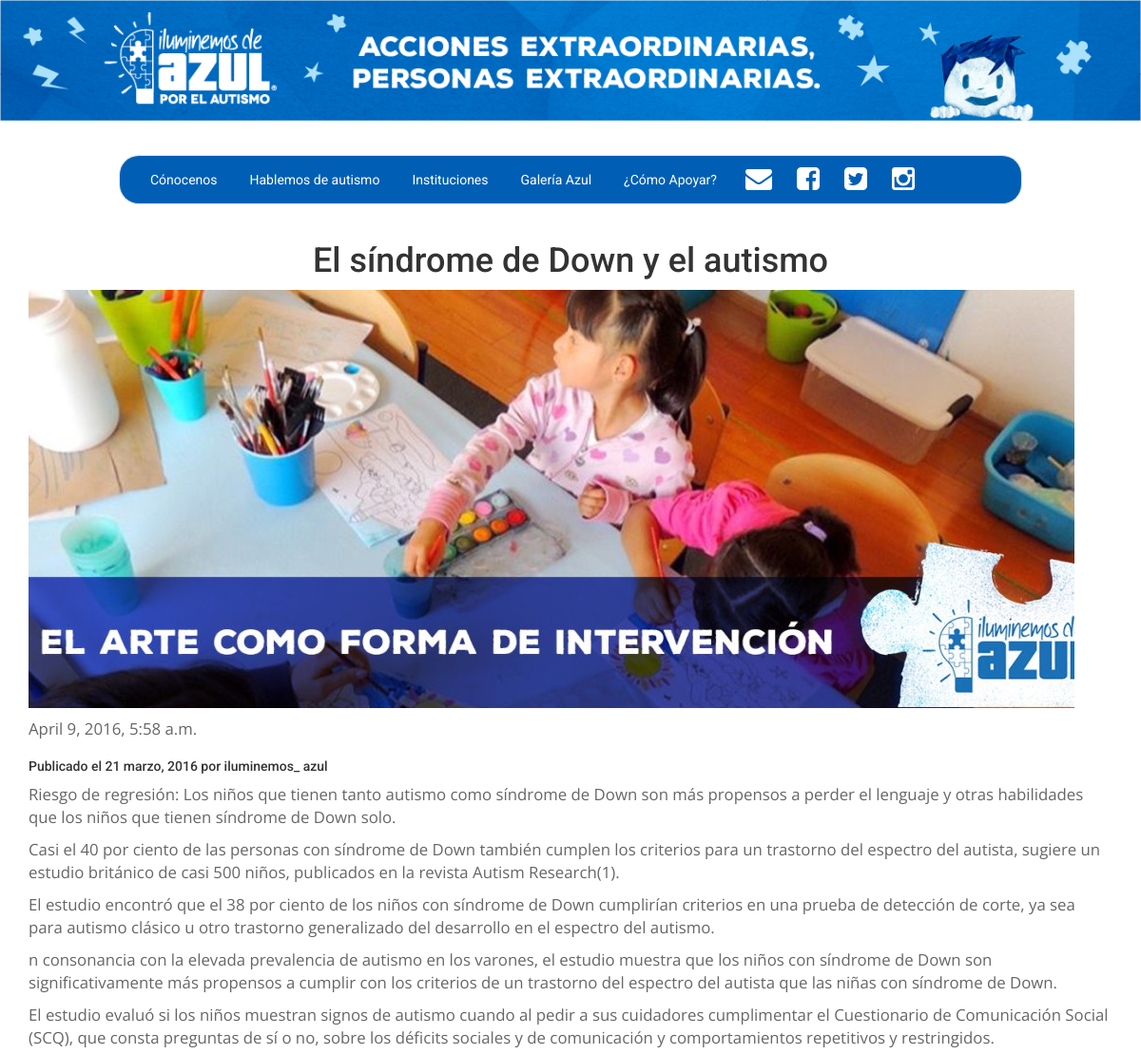
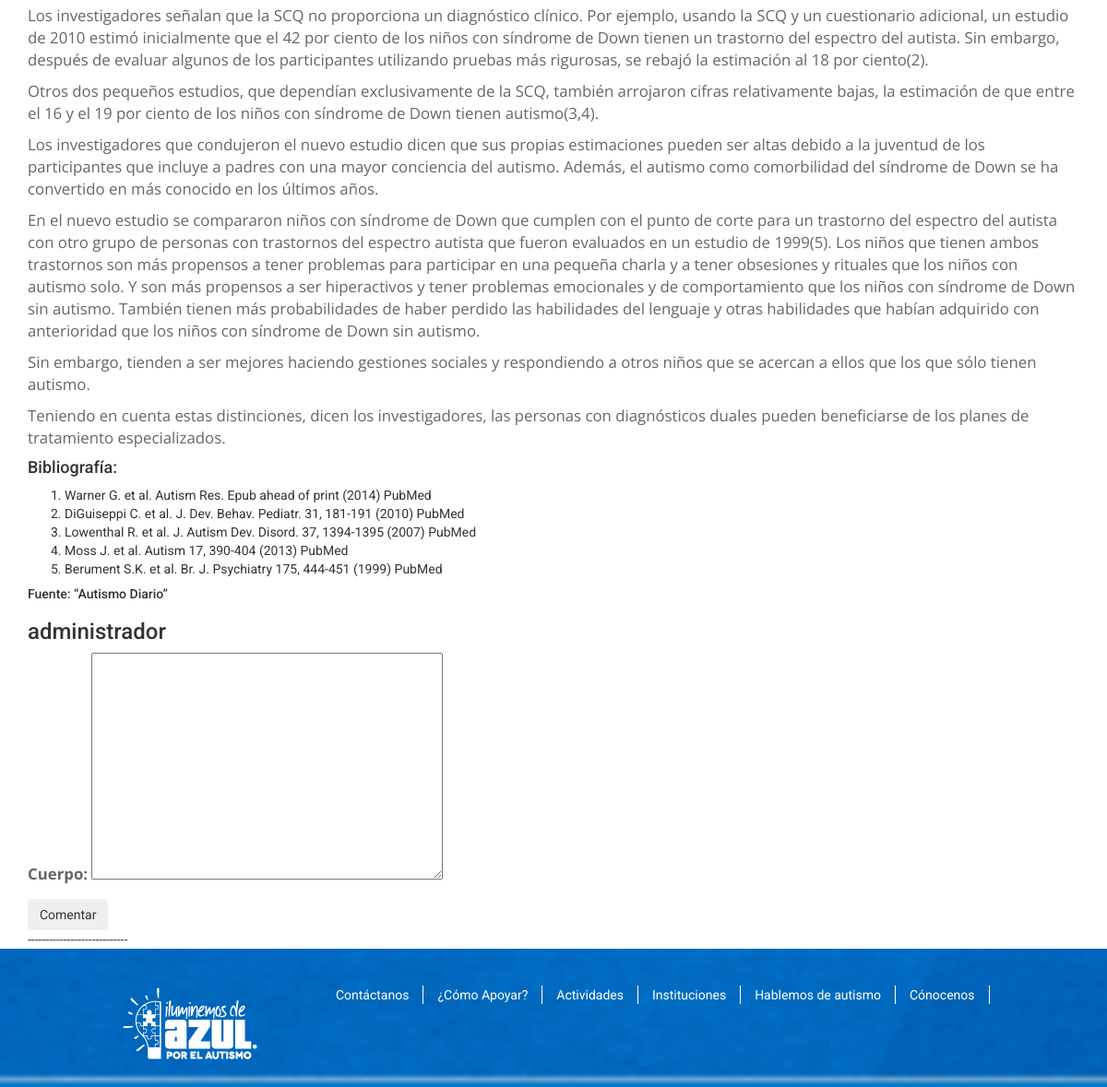
The app's page /posts/detalle4 with its own data (2 pictures, top to bottom).
### posts/models.py (models this page shows, shortened)
class Post(models.Model):
	titulo=models.CharField(max_length=50)
	slug=models.SlugField(max_length=50, blank=True,null=True)
	resume=models.TextField(blank=True,null=True)
	cuerpo=models.TextField()
	fecha=models.DateTimeField(auto_now=True)
	publicado=models.BooleanField(default=True)
	autor=models.ForeignKey(User,related_name='posts_publicados',blank=True,null=True)
	imagen=models.ImageField(upload_to="img_post",blank=True,null=True)

### posts/views.py (the view, shortened to what this page needs)
class PostDetailView(View):
	def get(self,request,objeto):
		post=Post.objects.get(pk=objeto)
		form=ComentarioForm()
		comments=post.comentarios.all()
		template="posts/detalle.html"
		context={
		'post':post,
		'form':form,
		'comments':comments
		}
		return render(request,template,context)

### posts/forms.py
class ComentarioForm(forms.ModelForm):
	class Meta:
		model=Comentario
		fields=('cuerpo',)

### templates/posts/detalle.html (shortened to what this page needs)
{%extends 'base.html'%}
{%load static%}
{%block content%}
    <section class="container">
      <h1>{{post.titulo}}</h1>
    <p><img src="{{MEDIA_URL}}media/img_post/arte_Z63tG3v.jpg"></p>
    <p>{{post.fecha}}</p>
    <h2>{% autoescape off %} {{ post.cuerpo}}{% endautoescape %}</h2>
    <h3>{{post.autor}}</h3>
    <form method="post" action="{%url 'detalle' post.pk%}">
        {{form.as_p}}
        <input type="submit" class="btn green" value="Comentar"/>
    </form>
    {%for comment in comments%}
    ****************************
    <h4>{{comment.name}} - {{comment.fecha}}</h4>
    <p>{{comment.cuerpo}}</p>
    {%empty%}
    ----------------------------
    {%endfor%}
</section>
{%endblock content%}

### static/css/style.css (style rules this page uses)
body { font-family: 'Roboto', sans-serif; }
p { font-family: 'Open Sans', sans-serif; color:#666; font-size: 1.2em; }
h2 { text-align:center; }
.news h2, h1 { text-align: center; }

### records on screen
Post: titulo "El síndrome de Down y el autismo", fecha "April 9, 2016, 5:58 a.m.", cuerpo "Publicado el 21 marzo, 2016 por iluminemos_ azul Riesgo de regresión: Los niños que tienen tanto autismo como síndrome de Down son más propensos a perder el lenguaje y otras habilidades que los niños que tienen síndrome de Down solo. Casi el 40 por ciento de las personas con síndrome de Down también cumplen los criterios para un trastorno del espectro del autista, sugiere un estudio británico de casi 500 niños, publicados en la revista Autism Research(1). El estudio encontró que el 38 por ciento de los niños con síndrome de Down cumplirían criterios en una prueba de detección de corte, ya sea para autismo clásico u otro trastorno generalizado del desarrollo en el espectro del autismo. n…", autor "administrador"
